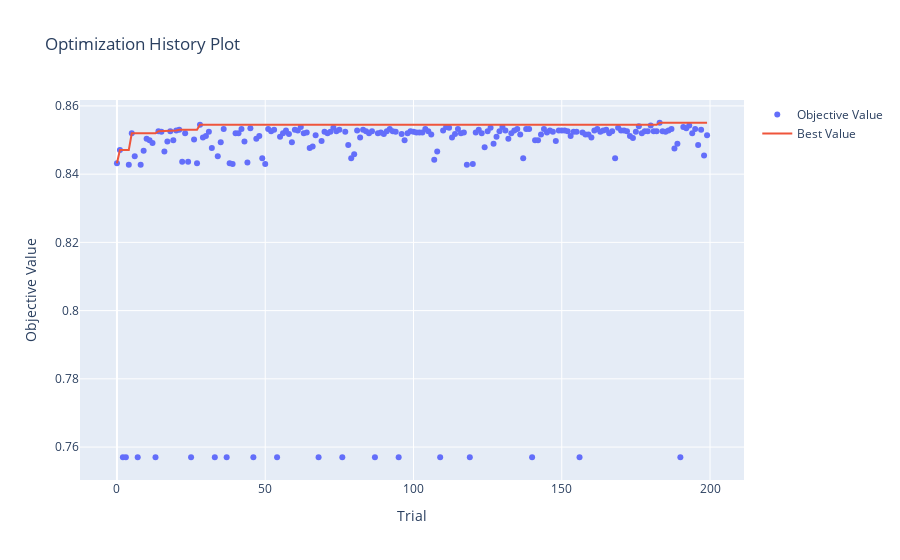

Write notebook code for a chart like this one.
### Code cell
optuna.visualization.plot_optimization_history(study)

### Figure 1 — Plotly figure (JSON) as saved in the notebook; plotly's stock layout.template omitted (floating-point values rounded to 4 significant figures; data arrays with more than 128 entries replaced by an {"elided": "..."} marker saying what was removed)
{"data": [{"mode": "markers", "name": "Objective Value", "type": "scatter", "x": {"elided": "200 int values"}, "y": {"elided": "200 float values"}}, {"name": "Best Value", "type": "scatter", "x": {"elided": "200 int values"}, "y": {"elided": "200 float values"}}], "layout": {"title": {"text": "Optimization History Plot"}, "xaxis": {"title": {"text": "Trial"}}, "yaxis": {"title": {"text": "Objective Value"}}}}
